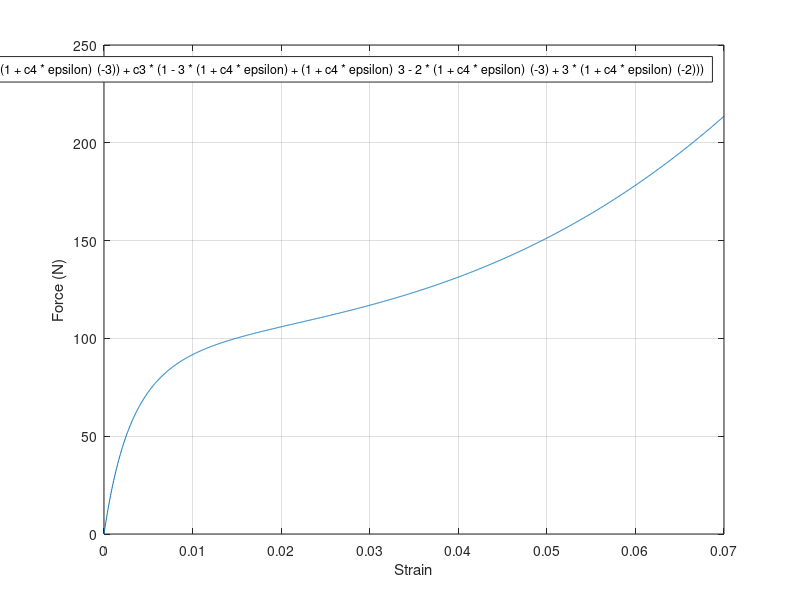

This chart was generated by the following MATLAB code:
%% Signorini stress strain curve
close all
clear all
clc

L0 = 3;
A = 2;
c1 = 1;
c2 = 50;
c3 = 0.1;
c4 = 100;

force = @(epsilon) A*( c1*((1+c4*epsilon) - (1+c4*epsilon)^(-2)) + c2*(1 - (1+c4*epsilon)^(-3)) + c3 * (1 - 3*(1+c4*epsilon) + (1+c4*epsilon)^3 - 2*(1+c4*epsilon)^(-3) + 3*(1+c4*epsilon)^(-2)));

fplot(force, [0 0.07])
xlabel("Strain")
ylabel("Force (N)")
grid on